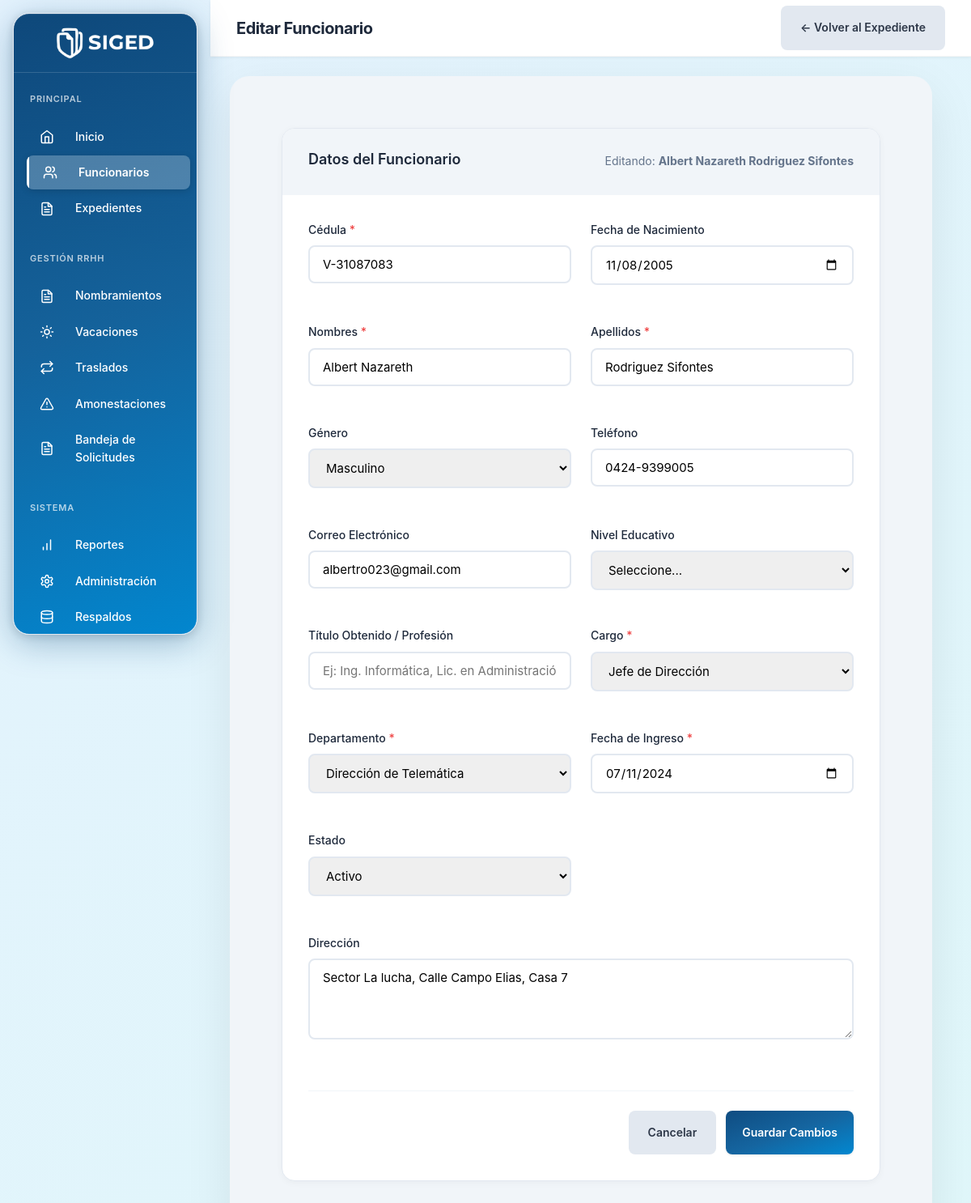
The page /vistas/funcionarios/editar.php?id=1 (signed in) on the database as committed earlier.
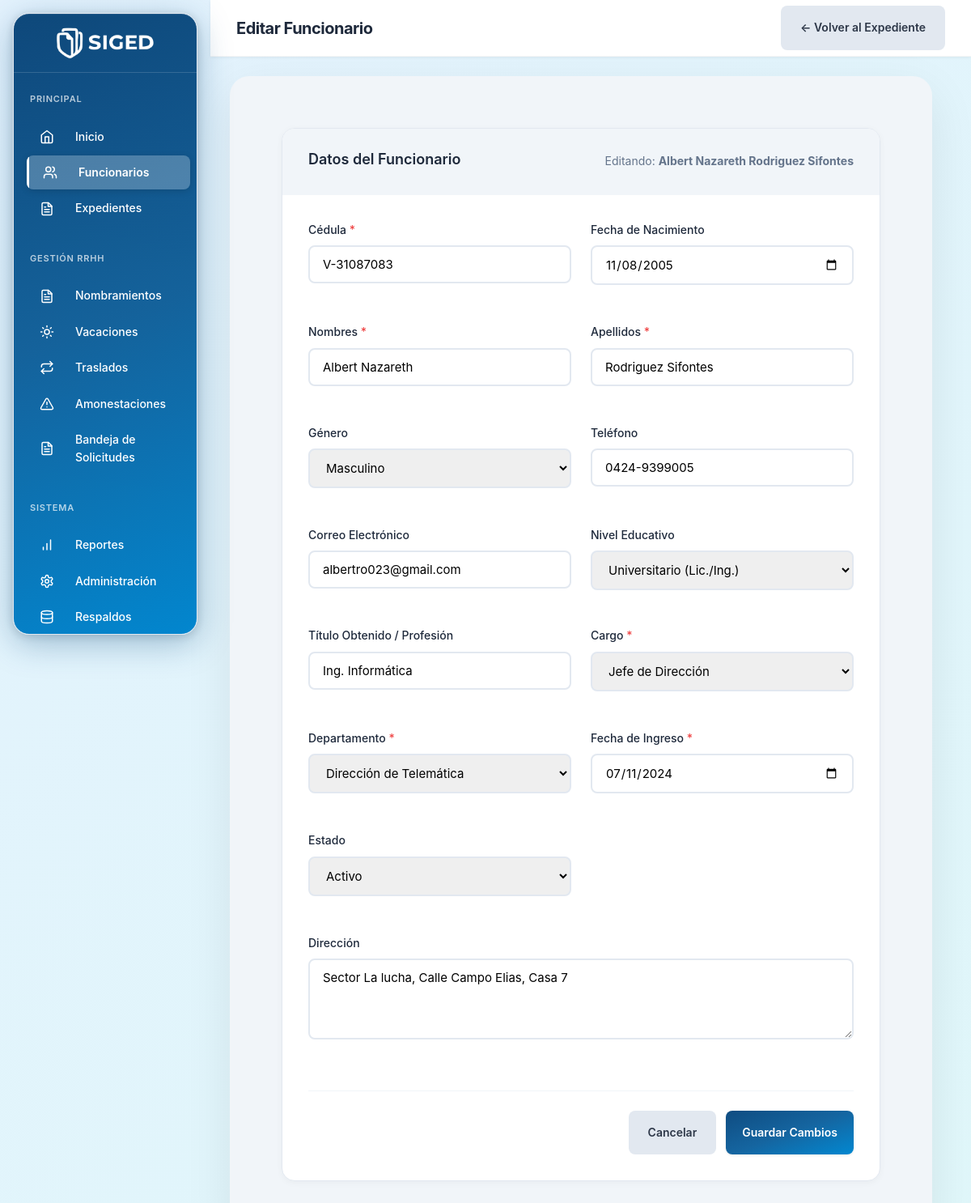
The same page on the database as committed later.
### tables this page shows
CREATE TABLE `funcionarios` (
  `id` int(10) UNSIGNED NOT NULL,
  `cedula` varchar(20) NOT NULL,
  `nombres` varchar(100) NOT NULL,
  `apellidos` varchar(100) NOT NULL,
  `fecha_nacimiento` date DEFAULT NULL,
  `genero` enum('M','F','Otro') DEFAULT NULL,
  `telefono` varchar(20) DEFAULT NULL,
  `email` varchar(150) DEFAULT NULL,
  `direccion` text DEFAULT NULL,
  `nivel_educativo` enum('Primaria','Bachiller','TSU','Universitario','Postgrado','Maestría','Doctorado') DEFAULT NULL,
  `titulo_obtenido` varchar(200) DEFAULT NULL,
  `fecha_ingreso_admin_publica` date DEFAULT NULL,
  `cantidad_hijos` tinyint(3) UNSIGNED DEFAULT 0,
  `cargo_id` int(10) UNSIGNED NOT NULL,
  `departamento_id` int(10) UNSIGNED NOT NULL,
  `fecha_ingreso` date NOT NULL,
  `foto` varchar(255) DEFAULT 'default-avatar.png',
  `estado` enum('activo','vacaciones','reposo','inactivo') DEFAULT 'activo',
  `created_at` timestamp NOT NULL DEFAULT current_timestamp(),
  `updated_at` timestamp NOT NULL DEFAULT current_timestamp() ON UPDATE current_timestamp()
);

CREATE TABLE `cargos` (
  `id` int(10) UNSIGNED NOT NULL,
  `nombre_cargo` varchar(100) NOT NULL,
  `nivel_acceso` tinyint(4) NOT NULL COMMENT '1=Admin Total, 2=Operativo, 3=Solo Lectura',
  `descripcion` text DEFAULT NULL,
  `created_at` timestamp NOT NULL DEFAULT current_timestamp()
);

CREATE TABLE `departamentos` (
  `id` int(10) UNSIGNED NOT NULL,
  `nombre` varchar(150) NOT NULL,
  `descripcion` text DEFAULT NULL,
  `estado` enum('activo','inactivo') DEFAULT 'activo',
  `created_at` timestamp NOT NULL DEFAULT current_timestamp(),
  `updated_at` timestamp NOT NULL DEFAULT current_timestamp() ON UPDATE current_timestamp()
);

### config/database.php (called while the page is built, shortened)
<?php
class Database {
    private static $instance = null;
    private $conn;
    private function __construct() {
        try {
            $dsn = "mysql:host=" . DB_HOST . ";dbname=" . DB_NAME . ";charset=" . DB_CHARSET;
            $options = [
                PDO::ATTR_ERRMODE => PDO::ERRMODE_EXCEPTION,
                PDO::ATTR_DEFAULT_FETCH_MODE => PDO::FETCH_ASSOC,
                PDO::ATTR_EMULATE_PREPARES => false,
                PDO::MYSQL_ATTR_INIT_COMMAND => "SET NAMES " . DB_CHARSET
            ];
            $this->conn = new PDO($dsn, DB_USER, DB_PASS, $options);
        } catch (PDOException $e) {
            die("Error de conexión: " . $e->getMessage());
        }
    }
    public static function getInstance() {
        if (self::$instance === null) {
            self::$instance = new self();
        }
        return self::$instance;
    }
    public function getConnection() {
        return $this->conn;
    }
}
function getDB() {
    return Database::getInstance()->getConnection();
}

### modelos/Funcionario.php (called while the page is built, shortened)
<?php
require_once __DIR__ . '/../config/database.php';
class Funcionario {
    private $db;
    public function __construct() {
        $this->db = getDB();
    }
    public function obtenerPorId($id) {
        $stmt = $this->db->prepare("
            SELECT
                f.*,
                TIMESTAMPDIFF(YEAR, f.fecha_nacimiento, CURDATE()) AS edad,
                TIMESTAMPDIFF(YEAR, f.fecha_ingreso, CURDATE()) AS antiguedad_anos,
                c.nombre_cargo,
                c.nivel_acceso,
                d.nombre AS departamento
            FROM funcionarios f
            INNER JOIN cargos c ON f.cargo_id = c.id
            INNER JOIN departamentos d ON f.departamento_id = d.id
            WHERE f.id = ?
        ");
        $stmt->execute([$id]);
        return $stmt->fetch();
    }
}

### vistas/funcionarios/editar.php (the view, shortened to what the rows shown need)
<?php
require_once __DIR__ . '/../../config/database.php';
require_once __DIR__ . '/../../config/seguridad.php';
require_once __DIR__ . '/../../modelos/Funcionario.php';
$id = (int)($_GET['id'] ?? 0);
$modeloFuncionario = new Funcionario();
$funcionario = $modeloFuncionario->obtenerPorId($id);
$errores = [];
$db           = getDB();
$departamentos = $db->query("SELECT * FROM departamentos WHERE estado = 'activo' ORDER BY nombre")->fetchAll();
$cargos        = $db->query("SELECT * FROM cargos ORDER BY nivel_acceso, nombre_cargo")->fetchAll();
function fieldClass(string $campo, array $errores): string {
    return isset($errores[$campo]) ? 'form-control is-invalid' : 'form-control';
}
function val(string $campo, array $funcionario): string {
    return htmlspecialchars($_POST[$campo] ?? $funcionario[$campo] ?? '');
}
?>
<!DOCTYPE html>
<html lang="es">
<head>
    <link rel="stylesheet" href="<?php echo APP_URL; ?>/publico/css/estilos.css">
</head>
<body>
    <?php include __DIR__ . '/../layout/sidebar.php'; ?>
    <div class="main-content">
        <header class="header">
            <div class="header-left">
                <h1 class="page-title">Editar Funcionario</h1>
            </div>
        </header>
        <div class="content-wrapper">
            <div class="card">
                <div class="card-header">
                    <h2 class="card-title">Datos del Funcionario</h2>
                    <p class="card-subtitle">Editando: <strong><?php echo htmlspecialchars($funcionario['nombres'] . ' ' . $funcionario['apellidos']); ?></strong></p>
                </div>
                <div style="padding: 32px;">
                    <form id="formEditar" method="POST" action="" novalidate>
                        <div class="form-grid">
                            <div class="form-group">
                                <label for="cedula">Cédula <span class="required">*</span></label>
                                <input type="text" id="cedula" name="cedula"
                                    class="<?php echo fieldClass('cedula',$errores); ?>"
                                    value="<?php echo val('cedula', $funcionario); ?>"
                                    autocomplete="off" required>
                                <div class="field-feedback <?php echo isset($errores['cedula']) ? 'error' : ''; ?>" id="fb-cedula">
                                </div>
                            </div>
                            <div class="form-group">
                                <label for="fecha_nacimiento">Fecha de Nacimiento</label>
                                <input type="date" id="fecha_nacimiento" name="fecha_nacimiento"
                                    class="<?php echo fieldClass('fecha_nacimiento',$errores); ?>"
                                    max="<?php echo date('Y-m-d', strtotime('-18 years')); ?>"
                                    value="<?php echo val('fecha_nacimiento', $funcionario); ?>">
                                <div class="field-feedback <?php echo isset($errores['fecha_nacimiento']) ? 'error' : ''; ?>" id="fb-fecha_nacimiento">
                                </div>
                            </div>
                            <div class="form-group">
                                <label for="nombres">Nombres <span class="required">*</span></label>
                                <input type="text" id="nombres" name="nombres"
                                    class="<?php echo fieldClass('nombres',$errores); ?>"
                                    value="<?php echo val('nombres', $funcionario); ?>" required>
                                <div class="field-feedback <?php echo isset($errores['nombres']) ? 'error' : ''; ?>" id="fb-nombres">
                                </div>
                            </div>
                            <div class="form-group">
                                <label for="apellidos">Apellidos <span class="required">*</span></label>
                                <input type="text" id="apellidos" name="apellidos"
                                    class="<?php echo fieldClass('apellidos',$errores); ?>"
                                    value="<?php echo val('apellidos', $funcionario); ?>" required>
                                <div class="field-feedback <?php echo isset($errores['apellidos']) ? 'error' : ''; ?>" id="fb-apellidos">
                                </div>
                            </div>
                            <div class="form-group">
                                <label for="genero">Género</label>
                                <select id="genero" name="genero" class="form-control">
                                    <option value="M"    <?php echo ($_POST['genero'] ?? $funcionario['genero']) == 'M'    ? 'selected' : ''; ?>>Masculino</option>
                                </select>
                                <div class="field-feedback" id="fb-genero"></div>
                            </div>
                            <div class="form-group">
                                <label for="telefono">Teléfono</label>
                                <input type="tel" id="telefono" name="telefono"
                                    class="<?php echo fieldClass('telefono',$errores); ?>"
                                    placeholder="0412-1234567"
                                    value="<?php echo val('telefono', $funcionario); ?>">
                                <div class="field-feedback <?php echo isset($errores['telefono']) ? 'error' : ''; ?>" id="fb-telefono">
                                </div>
                            </div>
                            <div class="form-group">
                                <label for="email">Correo Electrónico</label>
                                <input type="email" id="email" name="email"
                                    class="<?php echo fieldClass('email',$errores); ?>"
                                    value="<?php echo val('email', $funcionario); ?>">
                                <div class="field-feedback <?php echo isset($errores['email']) ? 'error' : ''; ?>" id="fb-email">
                                </div>
                            </div>
                            <div class="form-group">
                                <label for="nivel_educativo">Nivel Educativo</label>
                                <select id="nivel_educativo" name="nivel_educativo" class="form-control">
                                    <option value="Universitario" <?php echo ($_POST['nivel_educativo'] ?? $funcionario['nivel_educativo']) == 'Universitario' ? 'selected' : ''; ?>>Universitario (Lic./Ing.)</option>
                                </select>
                            </div>
                            <div class="form-group">
                                <label for="titulo_obtenido">Título Obtenido / Profesión</label>
                                <input type="text" id="titulo_obtenido" name="titulo_obtenido"
                                    class="form-control"
                                    placeholder="Ej: Ing. Informática, Lic. en Administración..."
                                    value="<?php echo val('titulo_obtenido', $funcionario); ?>">
                            </div>
                            <div class="form-group">
                                <label for="cargo_id">Cargo <span class="required">*</span></label>
                                <select id="cargo_id" name="cargo_id"
                                    class="<?php echo fieldClass('cargo_id',$errores); ?>" required>
                                    <?php foreach ($cargos as $cargo): ?>
                                        <option value="<?php echo $cargo['id']; ?>"
                                            <?php echo ($_POST['cargo_id'] ?? $funcionario['cargo_id']) == $cargo['id'] ? 'selected' : ''; ?>>
                                            <?php echo htmlspecialchars($cargo['nombre_cargo']); ?>
                                        </option>
                                    <?php endforeach; ?>
                                </select>
                                <div class="field-feedback <?php echo isset($errores['cargo_id']) ? 'error' : ''; ?>" id="fb-cargo_id">
                                </div>
                            </div>
                            <div class="form-group">
                                <label for="departamento_id">Departamento <span class="required">*</span></label>
                                <select id="departamento_id" name="departamento_id"
                                    class="<?php echo fieldClass('departamento_id',$errores); ?>" required>
                                    <?php foreach ($departamentos as $dept): ?>
                                        <option value="<?php echo $dept['id']; ?>"
                                            <?php echo ($_POST['departamento_id'] ?? $funcionario['departamento_id']) == $dept['id'] ? 'selected' : ''; ?>>
                                            <?php echo htmlspecialchars($dept['nombre']); ?>
                                        </option>
                                    <?php endforeach; ?>
                                </select>
                                <div class="field-feedback <?php echo isset($errores['departamento_id']) ? 'error' : ''; ?>" id="fb-departamento_id">
                                </div>
                            </div>
                            <div class="form-group">
                                <label for="fecha_ingreso">Fecha de Ingreso <span class="required">*</span></label>
                                <input type="date" id="fecha_ingreso" name="fecha_ingreso"
                                    class="<?php echo fieldClass('fecha_ingreso',$errores); ?>"
                                    max="<?php echo date('Y-m-d'); ?>"
                                    value="<?php echo val('fecha_ingreso', $funcionario); ?>" required>
                                <div class="field-feedback <?php echo isset($errores['fecha_ingreso']) ? 'error' : ''; ?>" id="fb-fecha_ingreso">
                                </div>
                            </div>
                            <div class="form-group">
                                <label for="estado">Estado</label>
                                <select id="estado" name="estado" class="form-control">
                                    <option value="activo"    <?php echo ($_POST['estado'] ?? $funcionario['estado']) == 'activo'    ? 'selected' : ''; ?>>Activo</option>
                                </select>
                                <div class="field-feedback" id="fb-estado"></div>
                            </div>
                            <div class="form-group form-grid-full">
                                <label for="direccion">Dirección</label>
                                <textarea id="direccion" name="direccion" class="form-control"><?php echo val('direccion', $funcionario); ?></textarea>
                                <div class="field-feedback" id="fb-direccion"></div>
                            </div>
                        </div>
                    </form>
                </div>
            </div>
        </div>
    </div>
</body>
</html>

Rows that differ between the two databases and show on the page:
changed funcionarios "Albert Nazareth Rodriguez Sifontes": nivel_educativo (not shown) → "Universitario (Lic./Ing.)"; titulo_obtenido (not shown) → "Ing. Informática"
Other text that changed with them:
form field nivel_educativo: "Seleccione..." → (not shown)
